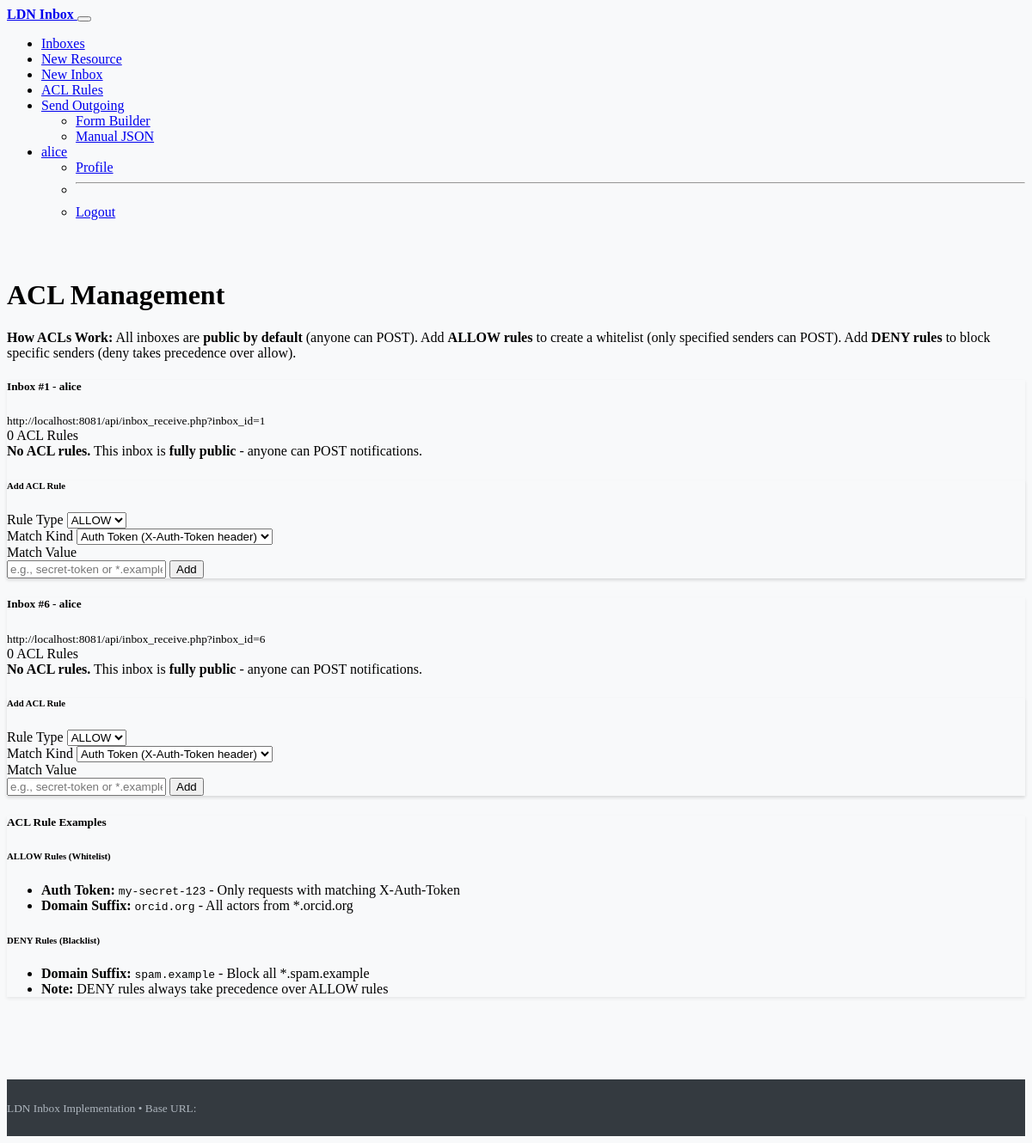
The page /?p=acl_manage (signed in) on the database its author committed.
### tables this page shows
CREATE TABLE i_inboxes (
  id            BIGINT UNSIGNED PRIMARY KEY AUTO_INCREMENT,
  owner_user_id BIGINT UNSIGNED NOT NULL,
  inbox_iri     VARCHAR(1024) NOT NULL,
  resource_iri  VARCHAR(2048) NULL,                      
  visibility    ENUM('public','private') NOT NULL DEFAULT 'public', 
  is_primary    TINYINT(1) NOT NULL DEFAULT 0,          
  created_at    TIMESTAMP NOT NULL DEFAULT CURRENT_TIMESTAMP,
  CONSTRAINT fk_inboxes_owner FOREIGN KEY (owner_user_id) REFERENCES u_users(id),
  UNIQUE KEY uq_inbox_iri (inbox_iri(768))
);

CREATE TABLE u_users (
  id            BIGINT UNSIGNED PRIMARY KEY AUTO_INCREMENT,
  username      VARCHAR(300) NOT NULL UNIQUE,
  password_hash VARCHAR(255) NULL,
  role          ENUM('admin', 'user') NOT NULL DEFAULT 'user',
  last_login    TIMESTAMP NULL,
  webid_iri     VARCHAR(3000) NULL,
  actor_name    VARCHAR(500) NULL,
  actor_type    VARCHAR(255) NULL DEFAULT 'Person',
  created_at    TIMESTAMP NOT NULL DEFAULT CURRENT_TIMESTAMP
);

### public/pages/acl_manage.php (the view, shortened to what this page needs)
<?php
$pdo = db();
if (isAdmin()) {
    $inboxes = $pdo->query("
        SELECT i_inboxes.id,
               i_inboxes.inbox_iri,
               u_users.username as owner_username,
               i_inboxes.owner_user_id,
               (SELECT COUNT(*) FROM i_inbox_acls WHERE inbox_id = i_inboxes.id) as acl_count
        FROM i_inboxes
        JOIN u_users ON i_inboxes.owner_user_id = u_users.id
        ORDER BY i_inboxes.id ASC
    ")->fetchAll();
} else {
    $userId = currentUserId();
    $stmt = $pdo->prepare("
        SELECT i_inboxes.id,
               i_inboxes.inbox_iri,
               u_users.username as owner_username,
               i_inboxes.owner_user_id,
               (SELECT COUNT(*) FROM i_inbox_acls WHERE inbox_id = i_inboxes.id) as acl_count
        FROM i_inboxes
        JOIN u_users ON i_inboxes.owner_user_id = u_users.id
        WHERE i_inboxes.owner_user_id = :user_id
        ORDER BY i_inboxes.id ASC
    ");
    $stmt->execute([':user_id' => $userId]);
    $inboxes = $stmt->fetchAll();
}
$matchKinds = [
    'auth_token' => 'Auth Token (X-Auth-Token header)',
    'exact_actor' => 'Exact Actor IRI',
    'actor_iri_prefix' => 'Actor IRI Prefix',
    'domain_suffix' => 'Actor Domain Suffix',
    'mtls_dn' => 'mTLS Distinguished Name (stub)'
];
?>
<div class="row">
    <div class="col-lg-10">
        <h1 class="mb-4">
            <i class="bi bi-shield-lock text-primary me-2"></i>ACL Management
        </h1>
        <div class="alert alert-info">
            <strong>How ACLs Work:</strong> All inboxes are <strong>public by default</strong> (anyone can POST).
            Add <strong>ALLOW rules</strong> to create a whitelist (only specified senders can POST).
            Add <strong>DENY rules</strong> to block specific senders (deny takes precedence over allow).
        </div>
        <?php if (empty($inboxes)): ?>
            <div class="alert alert-warning">
                <i class="bi bi-inbox me-2"></i>No inboxes found. <a href="?p=new_inbox" class="alert-link">Create an inbox first</a>.
            </div>
        <?php else: ?>
            <?php foreach ($inboxes as $inbox): ?>
                <?php
                $stmt = $pdo->prepare("SELECT * FROM i_inbox_acls WHERE inbox_id = :inbox_id ORDER BY id ASC");
                $stmt->execute([':inbox_id' => $inbox['id']]);
                $rules = $stmt->fetchAll();
                ?>
                <div class="card mb-4">
                    <div class="card-header bg-light">
                        <div class="row align-items-center">
                            <div class="col">
                                <h5 class="mb-0">
                                    <i class="bi bi-inbox me-2"></i>Inbox #<?= (int)$inbox['id'] ?>
                                    <span class="text-muted small">- <?= htmlspecialchars($inbox['owner_username']) ?></span>
                                </h5>
                                <small class="text-muted font-monospace"><?= htmlspecialchars($inbox['inbox_iri']) ?></small>
                            </div>
                            <div class="col-auto">
                                <span class="badge bg-<?= $inbox['acl_count'] > 0 ? 'success' : 'warning' ?>">
                                    <?= (int)$inbox['acl_count'] ?> ACL <?= $inbox['acl_count'] == 1 ? 'Rule' : 'Rules' ?>
                                </span>
                            </div>
                        </div>
                    </div>
                    <div class="card-body">
                        <?php if (empty($rules)): ?>
                            <div class="alert alert-warning mb-3">
                                <strong>No ACL rules.</strong> This inbox is <strong>fully public</strong> - anyone can POST notifications.
                            </div>
                        <?php endif; ?>
                        <div class="card bg-light">
                            <div class="card-body">
                                <h6 class="mb-3"><i class="bi bi-plus-circle me-2"></i>Add ACL Rule</h6>
                                <form method="post">
                                    <div class="row g-2">
                                        <div class="col-md-3">
                                            <label class="form-label small">Rule Type</label>
                                            <select name="rule_type" class="form-select form-select-sm" required>
                                                <option value="allow">ALLOW</option>
                                            </select>
                                        </div>
                                        <div class="col-md-4">
                                            <label class="form-label small">Match Kind</label>
                                            <select name="match_kind" class="form-select form-select-sm" required>
                                                <?php foreach ($matchKinds as $value => $label): ?>
                                                    <option value="<?= htmlspecialchars($value) ?>"><?= htmlspecialchars($label) ?></option>
                                                <?php endforeach; ?>
                                            </select>
                                        </div>
                                        <div class="col-md-5">
                                            <label class="form-label small">Match Value</label>
                                            <div class="input-group input-group-sm">
                                                <input type="text" name="match_value" class="form-control font-monospace"
                                                       placeholder="e.g., secret-token or *.example.org" required>
                                                <button type="submit" class="btn btn-primary">
                                                    <i class="bi bi-plus-lg"></i> Add
                                                </button>
                                            </div>
                                        </div>
                                    </div>
                                </form>
                            </div>
                        </div>
                    </div>
                </div>
            <?php endforeach; ?>
        <?php endif; ?>
        <div class="card bg-light">
            <div class="card-body">
                <h5 class="mb-3"><i class="bi bi-book me-2"></i>ACL Rule Examples</h5>
                <div class="row">
                    <div class="col-md-6">
                        <h6>ALLOW Rules (Whitelist)</h6>
                        <ul class="small">
                            <li><strong>Auth Token:</strong> <code>my-secret-123</code> - Only requests with matching X-Auth-Token</li>
                            <li><strong>Domain Suffix:</strong> <code>orcid.org</code> - All actors from *.orcid.org</li>
                        </ul>
                    </div>
                    <div class="col-md-6">
                        <h6>DENY Rules (Blacklist)</h6>
                        <ul class="small">
                            <li><strong>Domain Suffix:</strong> <code>spam.example</code> - Block all *.spam.example</li>
                            <li><strong>Note:</strong> DENY rules always take precedence over ALLOW rules</li>
                        </ul>
                    </div>
                </div>
            </div>
        </div>
    </div>
</div>

### public/index.php (style rules this page uses)
body { background: #f8f9fa; }
.card { box-shadow: 0 0.125rem 0.25rem rgba(0,0,0,0.075); }

### rows shown on the page
i_inboxes: id "1", owner_user.username "alice", inbox_iri "http://localhost:8081/api/inbox_receive.php?inbox_id=1", acl_count "0"
i_inboxes: id "6", owner_user.username "alice", inbox_iri "http://localhost:8081/api/inbox_receive.php?inbox_id=6", acl_count "0"

### other values the page prints
$currentUser['username'] "alice"
form field match_kind "Auth Token (X-Auth-Token header)"
